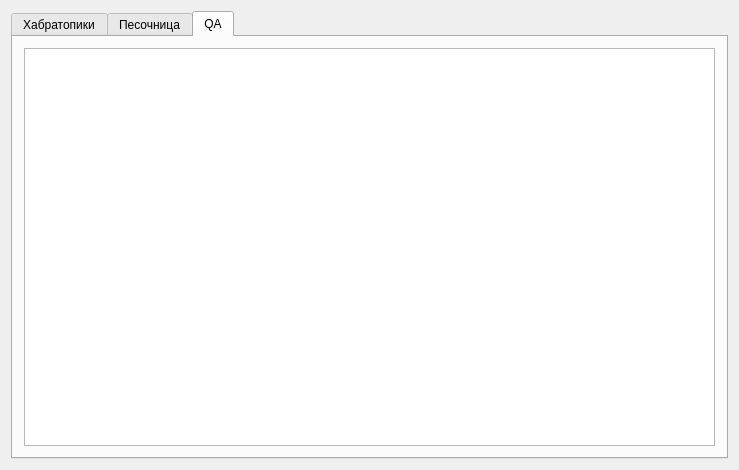
<?xml version="1.0" encoding="UTF-8"?>
<ui version="4.0">
 <class>MainWindow</class>
 <widget class="QMainWindow" name="MainWindow">
  <property name="geometry">
   <rect>
    <x>0</x>
    <y>0</y>
    <width>739</width>
    <height>470</height>
   </rect>
  </property>
  <property name="windowTitle">
   <string>MainWindow</string>
  </property>
  <widget class="QWidget" name="centralWidget">
   <layout class="QGridLayout" name="gridLayout">
    <item row="0" column="0">
     <widget class="QTabWidget" name="tabWidget">
      <property name="currentIndex">
       <number>2</number>
      </property>
      <widget class="QWidget" name="topic">
       <attribute name="icon">
        <iconset resource="main.qrc">
         <normaloff>:/img/topic.png</normaloff>:/img/topic.png</iconset>
       </attribute>
       <attribute name="title">
        <string>Хабратопики</string>
       </attribute>
       <layout class="QGridLayout" name="gridLayout_2">
        <item row="0" column="0">
         <widget class="QTextBrowser" name="topichtml">
          <property name="autoFormatting">
           <set>QTextEdit::AutoAll</set>
          </property>
          <property name="acceptRichText">
           <bool>true</bool>
          </property>
          <property name="textInteractionFlags">
           <set>Qt::LinksAccessibleByKeyboard|Qt::LinksAccessibleByMouse|Qt::TextBrowserInteraction|Qt::TextEditable|Qt::TextEditorInteraction|Qt::TextSelectableByKeyboard|Qt::TextSelectableByMouse</set>
          </property>
          <property name="openExternalLinks">
           <bool>true</bool>
          </property>
         </widget>
        </item>
       </layout>
      </widget>
      <widget class="QWidget" name="pes">
       <attribute name="icon">
        <iconset resource="main.qrc">
         <normaloff>:/img/pes.png</normaloff>:/img/pes.png</iconset>
       </attribute>
       <attribute name="title">
        <string>Песочница</string>
       </attribute>
       <layout class="QGridLayout" name="gridLayout_3">
        <item row="0" column="0">
         <widget class="QTextBrowser" name="peshtml">
          <property name="autoFormatting">
           <set>QTextEdit::AutoAll</set>
          </property>
          <property name="html">
           <string>&lt;!DOCTYPE HTML PUBLIC &quot;-//W3C//DTD HTML 4.0//EN&quot; &quot;http://www.w3.org/TR/REC-html40/strict.dtd&quot;&gt;
&lt;html&gt;&lt;head&gt;&lt;meta name=&quot;qrichtext&quot; content=&quot;1&quot; /&gt;&lt;style type=&quot;text/css&quot;&gt;
p, li { white-space: pre-wrap; }
&lt;/style&gt;&lt;/head&gt;&lt;body style=&quot; font-family:'DejaVu Sans'; font-size:9pt; font-weight:400; font-style:normal;&quot;&gt;
&lt;p style=&quot;-qt-paragraph-type:empty; margin-top:0px; margin-bottom:0px; margin-left:0px; margin-right:0px; -qt-block-indent:0; text-indent:0px; font-family:'MS Shell Dlg 2'; font-size:8pt;&quot;&gt;&lt;/p&gt;&lt;/body&gt;&lt;/html&gt;</string>
          </property>
          <property name="acceptRichText">
           <bool>true</bool>
          </property>
          <property name="textInteractionFlags">
           <set>Qt::LinksAccessibleByKeyboard|Qt::LinksAccessibleByMouse|Qt::TextBrowserInteraction|Qt::TextEditable|Qt::TextEditorInteraction|Qt::TextSelectableByKeyboard|Qt::TextSelectableByMouse</set>
          </property>
          <property name="openExternalLinks">
           <bool>true</bool>
          </property>
         </widget>
        </item>
       </layout>
      </widget>
      <widget class="QWidget" name="qa">
       <attribute name="icon">
        <iconset resource="main.qrc">
         <normaloff>:/img/qa.png</normaloff>:/img/qa.png</iconset>
       </attribute>
       <attribute name="title">
        <string>QA</string>
       </attribute>
       <layout class="QGridLayout" name="gridLayout_4">
        <item row="0" column="0">
         <widget class="QTextBrowser" name="qahtml">
          <property name="html">
           <string>&lt;!DOCTYPE HTML PUBLIC &quot;-//W3C//DTD HTML 4.0//EN&quot; &quot;http://www.w3.org/TR/REC-html40/strict.dtd&quot;&gt;
&lt;html&gt;&lt;head&gt;&lt;meta name=&quot;qrichtext&quot; content=&quot;1&quot; /&gt;&lt;style type=&quot;text/css&quot;&gt;
p, li { white-space: pre-wrap; }
&lt;/style&gt;&lt;/head&gt;&lt;body style=&quot; font-family:'DejaVu Sans'; font-size:9pt; font-weight:400; font-style:normal;&quot;&gt;
&lt;p style=&quot;-qt-paragraph-type:empty; margin-top:0px; margin-bottom:0px; margin-left:0px; margin-right:0px; -qt-block-indent:0; text-indent:0px; font-family:'MS Shell Dlg 2'; font-size:8pt;&quot;&gt;&lt;/p&gt;&lt;/body&gt;&lt;/html&gt;</string>
          </property>
          <property name="textInteractionFlags">
           <set>Qt::LinksAccessibleByKeyboard|Qt::LinksAccessibleByMouse|Qt::TextBrowserInteraction|Qt::TextEditable|Qt::TextEditorInteraction|Qt::TextSelectableByKeyboard|Qt::TextSelectableByMouse</set>
          </property>
          <property name="openExternalLinks">
           <bool>true</bool>
          </property>
         </widget>
        </item>
       </layout>
      </widget>
     </widget>
    </item>
   </layout>
  </widget>
 </widget>
 <layoutdefault spacing="6" margin="11"/>
 <resources>
  <include location="main.qrc"/>
 </resources>
 <connections/>
</ui>
